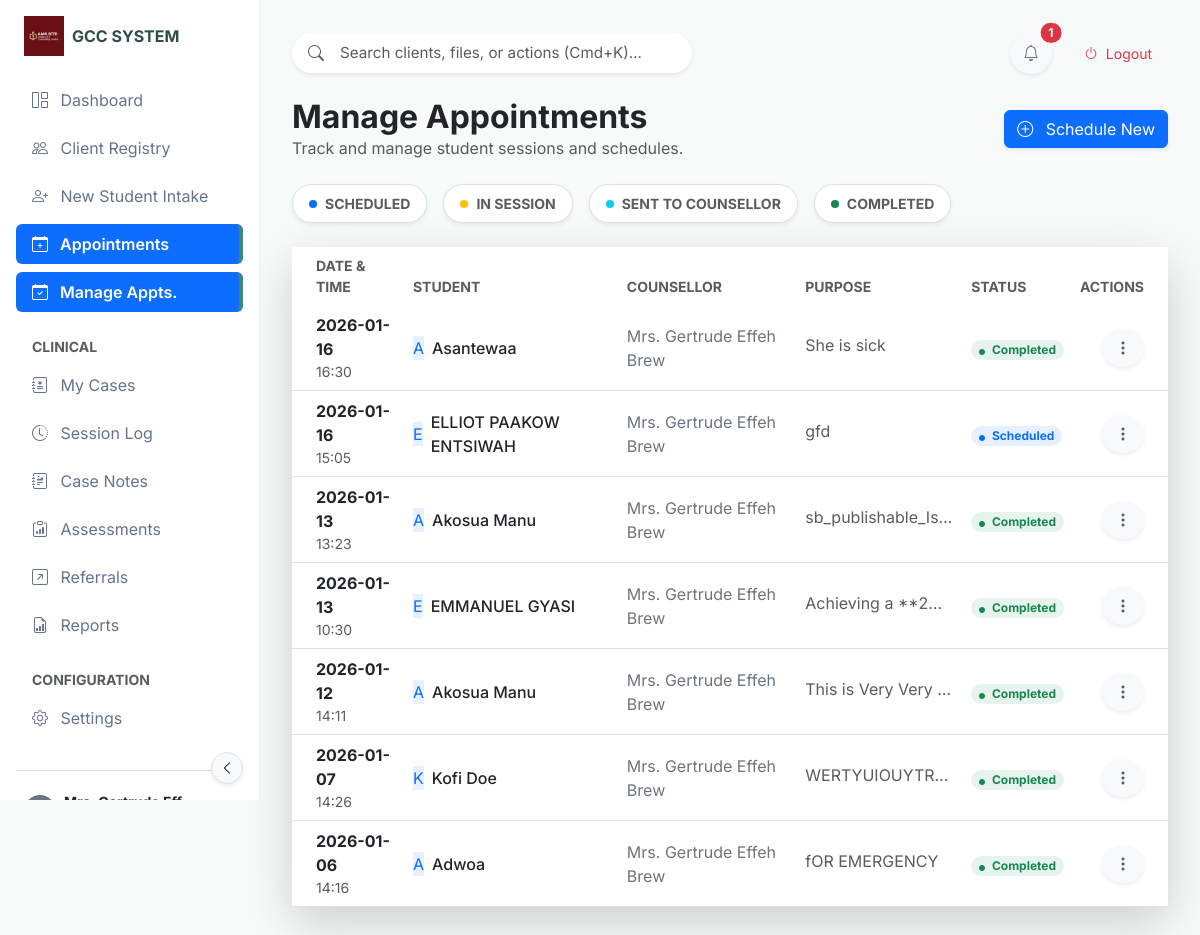
Page /manage_appointments (signed in) on the earlier database version.
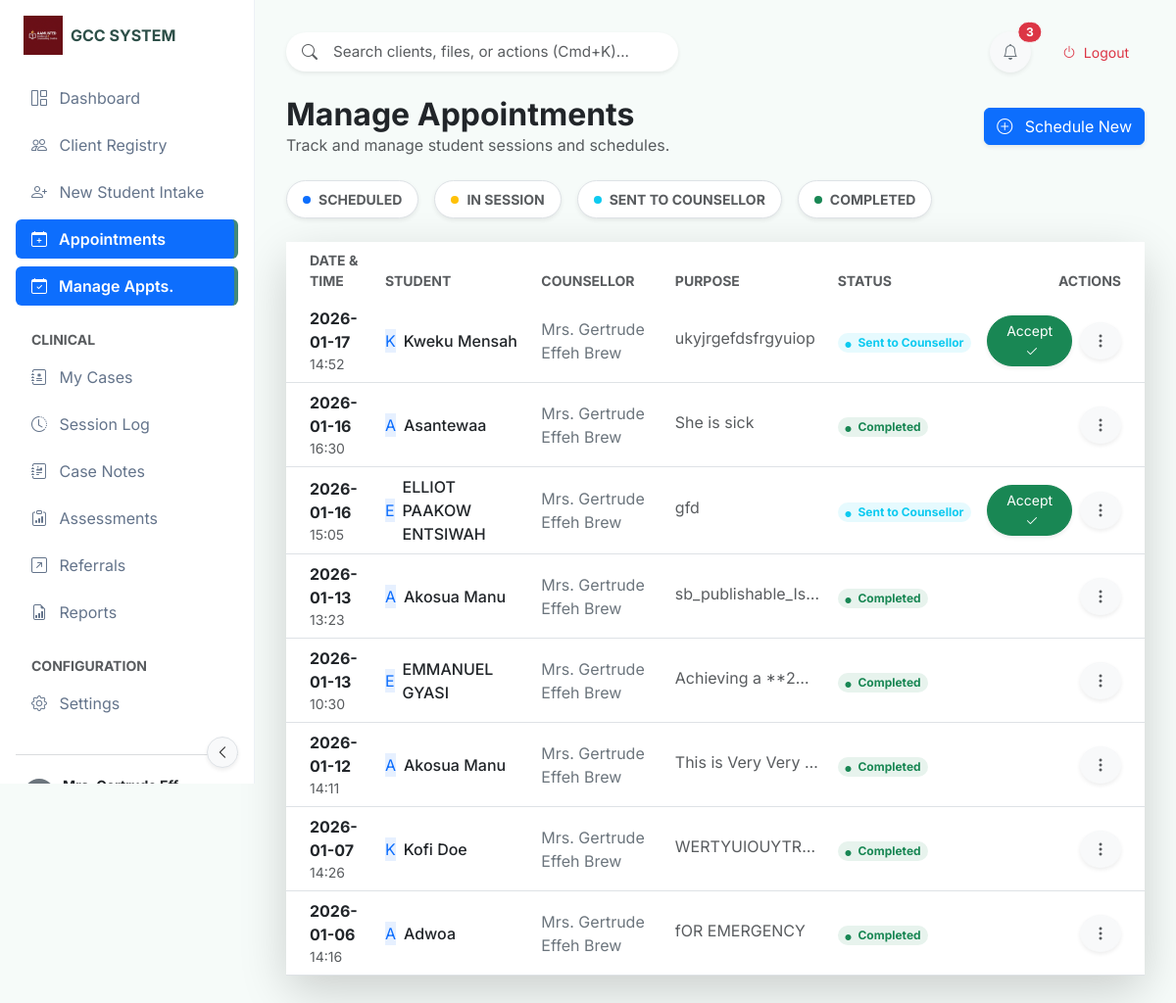
Same page on the later database version.
### tables this page shows
CREATE TABLE Appointment (
            id INTEGER PRIMARY KEY AUTOINCREMENT,
            student_id INTEGER,
            Counsellor_id INTEGER,
            date DATE NOT NULL,
            time TIME NOT NULL,
            purpose TEXT,
            status TEXT DEFAULT 'scheduled',
            created_at TIMESTAMP DEFAULT CURRENT_TIMESTAMP, urgency TEXT, referral_source TEXT, checked_in_at TIMESTAMP, sent_to_counsellor_at TIMESTAMP, accepted_at TIMESTAMP, completed_at TIMESTAMP, referral_reason TEXT, updated_at TIMESTAMP, last_modified_by TEXT, is_deleted BOOLEAN DEFAULT 0, sync_status TEXT DEFAULT 'pending', global_id TEXT,
            FOREIGN KEY (student_id) REFERENCES Student(id),
            FOREIGN KEY (Counsellor_id) REFERENCES Counselor(id)
        );

CREATE TABLE "Student" (
	"id"	INTEGER,
	"name"	TEXT NOT NULL UNIQUE,
	"age"	INTEGER,
	"gender"	INTEGER,
	"program"	TEXT,
	"contact"	TEXT,
	"created_at"	TIMESTAMP DEFAULT CURRENT_TIMESTAMP,
	"index_number"	TEXT,
	"department"	TEXT,
	"programme"	TEXT,
	"parent_contact"	INTEGER, faculty TEXT, hall_of_residence TEXT, updated_at TIMESTAMP, last_modified_by TEXT, is_deleted BOOLEAN DEFAULT 0, sync_status TEXT DEFAULT 'pending', global_id TEXT,
	PRIMARY KEY("id")
);

CREATE TABLE Counsellor (
            id INTEGER PRIMARY KEY AUTOINCREMENT,
            name TEXT NOT NULL,
            contact TEXT,
            created_at TIMESTAMP DEFAULT CURRENT_TIMESTAMP
        );

### app.py (the view)
@app.route('/manage_appointments')
@login_required
def manage_appointments():
    try:
        ensure_database_initialized()
        conn = get_db_connection()
        if conn is None:
            flash('Database connection failed. Please restart the application.', 'error')
            return redirect(url_for('dashboard'))
        appointments = []
        try:
            appointments = conn.execute('''
                SELECT a.*, s.name as student_name, c.name as Counsellor_name
                FROM Appointment a
                LEFT JOIN Student s ON a.student_id = s.id
                LEFT JOIN Counsellor c ON a.Counsellor_id = c.id
                ORDER BY a.date DESC, a.time DESC
            ''').fetchall()
        except Exception as e:
            print(f"[APPOINTMENTS] Error getting appointments: {e}")
            appointments = []
        finally:
            try:
                conn.close()
            except Exception:
                pass
        return render_template('appointments.html', appointments=appointments)
    except Exception as e:
        print(f"[APPOINTMENTS] Unexpected error: {e}")
        import traceback
        traceback.print_exc()
        flash('Error loading appointments. Please try again.', 'error')
        return redirect(url_for('dashboard'))

### app.py (called while the page is built, shortened)
def ensure_database_initialized():
    global _db_initialization_lock, _db_initialized
    if _db_initialized:
        return

@app.context_processor
def inject_now():
    return {'now': datetime.utcnow()}

def login_required(f):
    @wraps(f)
    def decorated_function(*args, **kwargs):
        if 'logged_in' not in session:
            return redirect(url_for('welcome'))
        return f(*args, **kwargs)
    return decorated_function

@app.context_processor
def inject_node_info():
    return dict(node_config=node_config.load_config())

@app.context_processor
def inject_settings():
    try:
        conn = get_db_connection()
        settings_rows = conn.execute("SELECT setting_name, setting_value FROM app_settings").fetchall()
        conn.close()
        settings = {row['setting_name']: row['setting_value'] for row in settings_rows}
        return {'settings': settings}
    except:
        return {'settings': {}}

### templates/appointments.html (shortened to what the changed rows need)
{% extends "base_modern.html" %}
{% block content %}
<div class="row align-items-center mb-4">
    <div class="col-md-6">
        <h2 class="fw-bold mb-0 text-dark">Manage Appointments</h2>
    </div>
</div>
<div class="card card-glass border-0 shadow-lg">
    <div class="card-body p-0">
        <div class="table-responsive">
            <table class="table table-hover align-middle mb-0" style="min-height: 400px;">
                <thead class="bg-light">
                    <tr>
                        <th class="ps-4 text-uppercase small fw-bold text-muted border-0">Date & Time</th>
                        <th class="text-uppercase small fw-bold text-muted border-0">Student</th>
                        <th class="text-uppercase small fw-bold text-muted border-0">Counsellor</th>
                        <th class="text-uppercase small fw-bold text-muted border-0">Purpose</th>
                        <th class="text-uppercase small fw-bold text-muted border-0">Status</th>
                        <th class="text-end pe-4 text-uppercase small fw-bold text-muted border-0">Actions</th>
                    </tr>
                </thead>
                <tbody class="border-top-0">
                    {% for appointment in appointments %}
                    <tr>
                        <td class="ps-4">
                            <div class="d-flex flex-column">
                                <span class="fw-bold text-dark">{{ appointment.date }}</span>
                                <span class="small text-muted">{{ appointment.time }}</span>
                            </div>
                        </td>
                        <td>
                            <div class="d-flex align-items-center">
                                <div class="avatar-circle bg-primary bg-opacity-10 text-primary me-2">
                                    {{ appointment.student_name[0] if appointment.student_name else '?' }}
                                </div>
                                <span class="fw-medium text-dark">{{ appointment.student_name or 'N/A' }}</span>
                            </div>
                        </td>
                        <td>
                            <span class="text-secondary">{{ appointment.Counsellor_name or 'Unassigned' }}</span>
                        </td>
                        <td>
                            <span class="d-inline-block text-truncate text-muted" style="max-width: 150px;"
                                data-bs-toggle="tooltip" title="{{ appointment.purpose }}">
                                {{ appointment.purpose or 'No details' }}
                            </span>
                        </td>
                        <td>
                            <span class="badge rounded-pill
                                {% if appointment.status == 'Scheduled' %}bg-primary bg-opacity-10 text-primary
                                {% elif appointment.status == 'In Session' %}bg-warning bg-opacity-10 text-warning
                                {% elif appointment.status == 'Sent to Counsellor' %}bg-info bg-opacity-10 text-info
                                {% elif appointment.status == 'Completed' %}bg-success bg-opacity-10 text-success
                                {% elif appointment.status == 'Cancelled' %}bg-danger bg-opacity-10 text-danger
                                {% else %}bg-secondary bg-opacity-10 text-secondary
                                {% endif %}">
                                <i class="bi bi-circle-fill me-1 small" style="font-size: 0.5em;"></i>
                                {{ appointment.status }}
                            </span>
                        </td>
                        <td class="text-end pe-4">
                            <div class="d-flex justify-content-end gap-2 align-items-center">
                                {% if (session.get('role') == 'Secretary' or session.get('role') == 'Admin') and
                                appointment.status == 'Scheduled' %}
                                <a href="{{ url_for('update_appt_status', appt_id=appointment.id, new_status='Sent to Counsellor') }}"
                                    class="btn btn-sm btn-primary btn-hover-lift px-3 shadow-sm rounded-pill"
                                    title="Handover to Counsellor">
                                    Send <i class="bi bi-arrow-right list-inline-item ms-1"></i>
                                </a>
                                {% elif (session.get('role') == 'Counsellor' or session.get('role') == 'Admin') and
                                appointment.status == 'Sent to Counsellor' %}
                                <a href="{{ url_for('update_appt_status', appt_id=appointment.id, new_status='In Session') }}"
                                    class="btn btn-sm btn-success btn-hover-lift px-3 shadow-sm rounded-pill"
                                    title="Accept Case">
                                    Accept <i class="bi bi-check2 list-inline-item ms-1"></i>
                                </a>
                                {% endif %}
                                <div class="dropdown">
                                    <button class="btn btn-icon btn-light rounded-circle shadow-sm" type="button"
                                        data-bs-toggle="dropdown" aria-expanded="false">
                                        <i class="bi bi-three-dots-vertical text-muted"></i>
                                    </button>
                                </div>
                            </div>
                        </td>
                    </tr>
                    {% endfor %}
                </tbody>
            </table>
        </div>
    </div>
</div>
{% endblock %}

### templates/base_modern.html (shortened to what the changed rows need)
<!DOCTYPE html>
<html lang="en">
<head>
    <link href="https://cdn.jsdelivr.net/npm/bootstrap@5.3.0/dist/css/bootstrap.min.css" rel="stylesheet">
    <link rel="stylesheet" href="https://cdn.jsdelivr.net/npm/bootstrap-icons@1.10.0/font/bootstrap-icons.css">
    <link rel="stylesheet" href="{{ url_for('static', filename='css/modern_theme.css') }}">
</head>
<body data-theme="{{ settings.get('active_theme', 'default') }}">
    <main class="main-content">
        <div class="d-flex justify-content-between align-items-center mb-4 gap-3">
            <div class="d-flex align-items-center gap-3">
                <div class="dropdown">
                    <button class="btn btn-light rounded-circle position-relative shadow-sm" type="button"
                        id="notifDropdown" data-bs-toggle="dropdown" aria-expanded="false"
                        style="width: 42px; height: 42px;">
                        <i class="bi bi-bell text-secondary"></i>
                        {% if unread_count and unread_count > 0 %}
                        <span
                            class="position-absolute top-0 start-100 translate-middle badge rounded-pill bg-danger border border-light">
                            {{ unread_count }}
                        </span>
                        {% endif %}
                    </button>
                </div>
            </div>
        </div>
        {% block content %}{% endblock %}
    </main>
</body>
</html>

Differences in the rows shown:
added Appointment: date "2026-01-17", time "14:52", name "K", name "Kweku Mensah", name "Mrs. Gertrude Effeh Brew", purpose "ukyjrgefdsfrgyuiop", status "Sent to Counsellor"
changed Appointment "gfd": status "Scheduled" → "Sent to Counsellor"; now shows "Accept"
Other differences:
{{ unread_count }}: "1" → "3"
